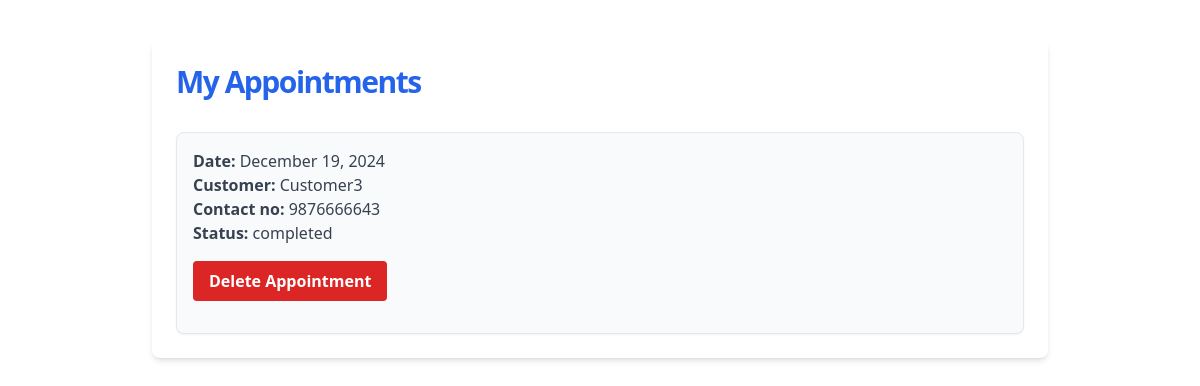
Before: /worker/appointments/ (signed in) with the older database file.
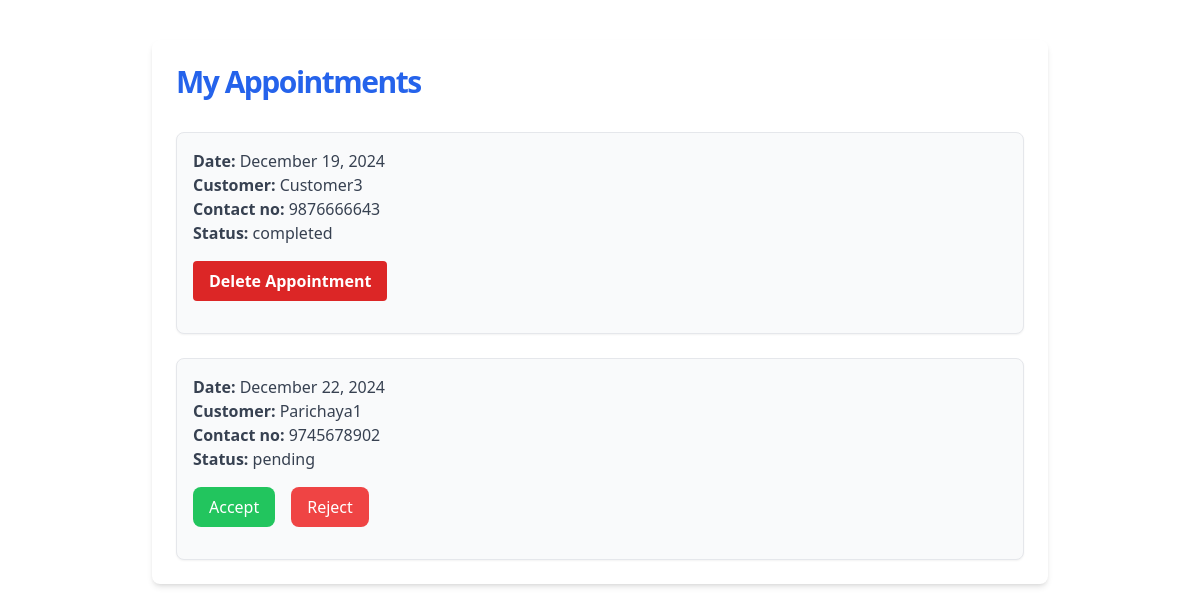
After: the same page with the newer database file.
### jobs/models.py (models this page shows, shortened)
class Appointment(models.Model):
    STATUS_CHOICES = [
        ('pending', 'Pending'),
        ('accepted', 'Accepted'),
        ('rejected', 'Rejected'),
        ('completed', 'Completed'),
    ]
    customer = models.ForeignKey(Customer, on_delete=models.CASCADE, related_name='customer_appointments')
    worker = models.ForeignKey(Worker, on_delete=models.CASCADE, related_name='worker_appointments')
    appointment_date = models.DateTimeField(null=True, blank=True)
    status = models.CharField(max_length=10, choices=STATUS_CHOICES, default='pending')
    reason = models.TextField(blank=True, null=True)

class Customer(models.Model):
    owner=models.OneToOneField(User,on_delete=models.CASCADE)
    name=models.CharField(max_length=50)
    phone_number=PhoneNumberField(region="NP", unique=True)
    profile_pic=models.ImageField(upload_to="profiles/", blank=True)
    latitude = models.CharField(max_length=20,null=True,blank=True)
    longitude = models.CharField(max_length=20,null=True,blank=True)

### jobs/views.py (the view)
# urls.py: path('worker/appointments/', views.worker_appointments, name='worker_appointments'),
def worker_appointments(request):
    worker = get_object_or_404(Worker, owner=request.user)
    appointments = Appointment.objects.filter(worker=worker)
    return render(request, 'jobs/worker_appointments.html', {'appointments': appointments})

### jobs/templates/jobs/worker_appointments.html (shortened to what this page needs)
<html lang="en">
<head>
    <script src="https://cdn.tailwindcss.com"></script>
</head>
<body>
    <div class="max-w-4xl mx-auto my-10 p-6 bg-white shadow-md rounded-lg">
        <h2 class="text-3xl font-bold tracking-tighter text-blue-600 mb-8 transition duration-500 ease-in-out transform tracking-relaxed lg:pr-8">My Appointments</h2>
        <ul class="space-y-6">
            {% for appointment in appointments %}
                <li class="p-4 border rounded-lg bg-gray-50 shadow-sm hover:bg-gray-100 transition duration-300">
                    <p class="text-gray-700">
                        <span class="font-semibold">Date:</span> {{ appointment.appointment_date|date:"F j, Y" }}
                    </p>
                    <p class="text-gray-700">
                        <span class="font-semibold">Customer:</span> {{ appointment.customer.name }}
                    </p>
                    <p class="text-gray-700">
                        <span class="font-semibold">Contact no:</span> {{ appointment.customer.phone_number }}
                    </p>
                    <p class="text-gray-700">
                        <span class="font-semibold">Status:</span> {{ appointment.status }}
                    </p>
                    <div class="mt-4 flex space-x-4">
                        {% if appointment.status == 'pending' %}
                        <form action="{% url 'accept_appointment' appointment.id %}" method="post">
                            <button type="submit" class="px-4 py-2 bg-green-500 text-white rounded-lg hover:bg-green-600 transition duration-300">
                                Accept
                            </button>
                        </form>
                        <form action="{% url 'reject_appointment' appointment.id %}" method="post">
                            <button type="submit" class="px-4 py-2 bg-red-500 text-white rounded-lg hover:bg-red-600 transition duration-300">
                                Reject
                            </button>
                        </form>
                        {% elif appointment.status == 'completed' %}
                        <form action="{% url 'delete_appointment' appointment.id %}" method="post">
                            <button type="submit" class="px-4 py-2 bg-red-600 text-white font-semibold rounded hover:bg-red-700 transition duration-300 ease-in-out">
                                Delete Appointment
                            </button>
                        </form>
                        {% endif %}
                </li>
            {% endfor %}
        </ul>
</body>

Changed rows visible on the page:
added Appointment: appointment_date "December 22, 2024", customer.name "Parichaya1", customer.phone_number "9745678902", status "pending", shows "Accept"
